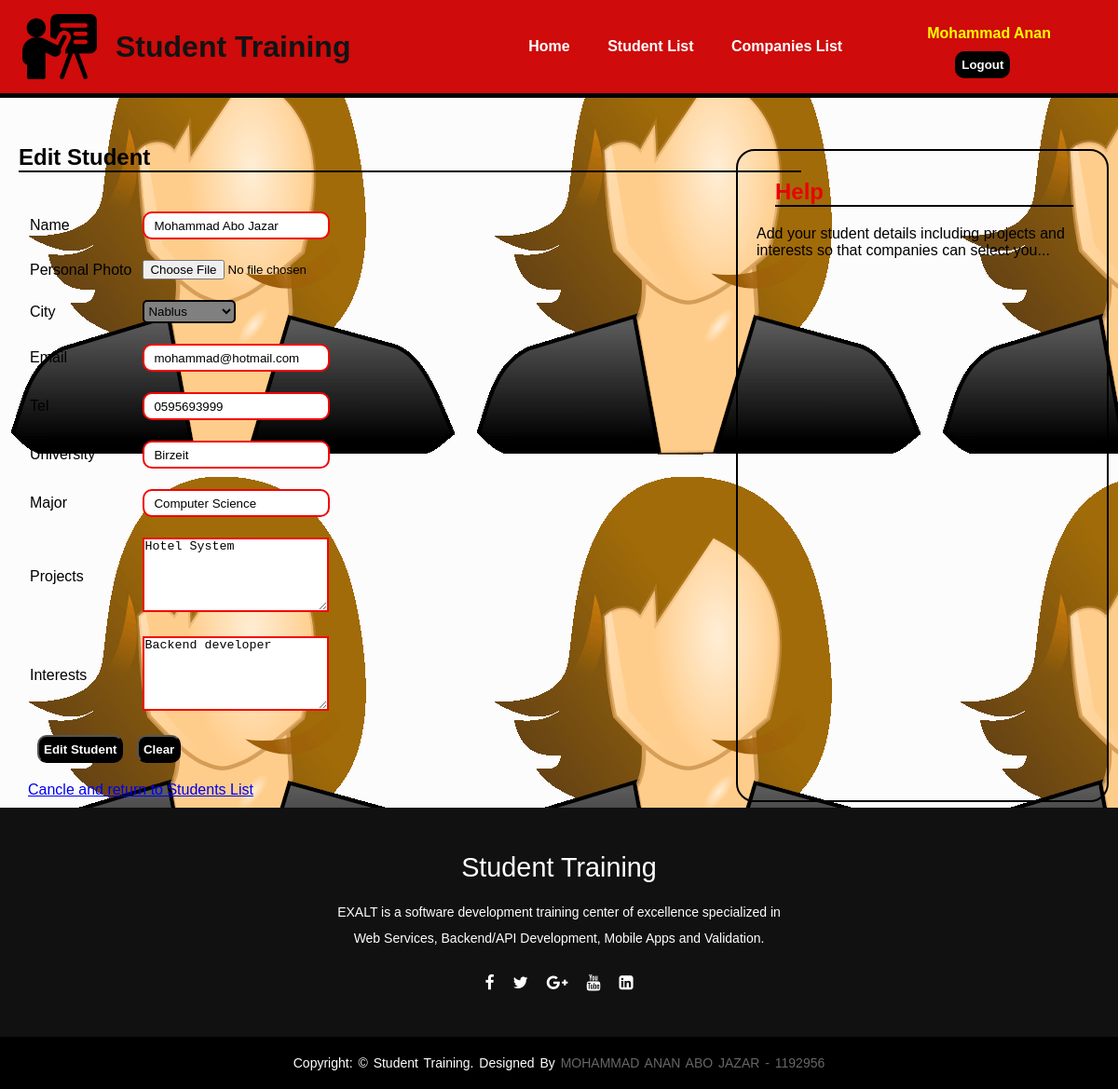
Page /add-student.php?is_edit=0&id=13 (signed in) on the committed database.
### tables this page shows
CREATE TABLE `student` (
  `id` int(50) NOT NULL,
  `name` varchar(50) NOT NULL,
  `cityid` int(50) NOT NULL,
  `email` varchar(50) NOT NULL,
  `tel` varchar(50) NOT NULL,
  `university` varchar(50) NOT NULL,
  `major` varchar(50) NOT NULL,
  `projects` varchar(100) NOT NULL,
  `interests` varchar(200) NOT NULL,
  `photopath` varchar(100) NOT NULL,
  `userid` int(11) NOT NULL
);

### model.php (called while the page is built, shortened)
<?php
    class Model{
        public function getCity($cityid){
            $object_db = new DatabaseConnection;
            $conn = $object_db->connect();
            $query = "SELECT id , name , country FROM city WHERE id=".$cityid;
            $statement = $conn->prepare($query);
            $statement->execute();
            $count = $statement->rowCount();
            $city = "";
            if ($count == 1){
                while($row=$statement->fetch(PDO::FETCH_NUM)){
                    $city = $row[2];
                }
                return $city;
            }
            else{
                $city = "No City";
                return $city;
            }
        }
        public function getCitys(){
            $object_db = new DatabaseConnection;
            $conn = $object_db->connect();
            $query = "SELECT * FROM city ";
            $statement = $conn->prepare($query);
            $statement->execute();
            return $statement ;
        }
        public function getStudentRecord($id){
            $object_db = new DatabaseConnection;
            $conn = $object_db->connect();
            $query = "SELECT id , name , cityid , email , tel , university , major
            , projects , interests , photopath , userid FROM student WHERE userid ='".$id."'";
            $statement = $conn->prepare($query);
            $statement->execute();
            $data = array();
            if ($count = 1){
                while($row=$statement->fetch(PDO::FETCH_NUM)){
                    $data[] = $row;
                }
            }
            return $data ;
        }
    }
?>

### add-student.php (the view, shortened to what this page needs)
<?php include "parts/_header.php" ?>
<?php include_once 'model.php'; ?>
<main>
    <?php if ($_GET['is_edit'] == 1 ){ ?>
    <h2>Add Student</h2>
    <form action="process.php" method="post"  enctype="multipart/form-data">
        <table class="edit-table">
            <tbody>
                <tr>
                    <td>Personal Photo</td>
                    <td><input type="file" id="photo" name="photo" alt="brwose for photo" accept="image/*" required/></td>
                </tr>
                <tr>
                    <td>Name</td>
                    <td><input class="text-field-major" type="text" name="name-student" alt="insert name" /></td>
                </tr>
                <tr>
                    <td>City</td>
                    <td>
                        <select name="city" required>
                            <option selected disabled>Select City</option>
                        <?php
                            $object_model = new Model;
                            $stm = $object_model->getCitys();
                            $count = $stm->rowCount();
                            if ($count > 0){
                                while($row=$stm->fetch(PDO::FETCH_NUM)){
                                    echo "<option>$row[2]</option>";
                                }
                        }?>
                        </select>
                    </td>
                </tr>
                <tr>
                    <td>Email</td>
                    <td><input class="text-field-major" type="email" name="email" alt="insert email" name="email-student" /></td>
                </tr>
                <tr>
                    <td>Tel</td>
                    <td><input class="text-field-major" type="tel" name="tel" alt="insert phone number" name="tel-student" /></td>
                </tr>
                <tr>
                    <td>University</td>
                    <td><input class="text-field-major" type="text" name="university-student" alt="insert university" /></td>
                </tr>
                <tr>
                    <td>Major</td>
                    <td><input class="text-field-major" type="text" name="major-student" alt="insert major" /></td>
                </tr>
                <tr>
                    <td>Projects</td>
                    <td><textarea name="projects-student" ></textarea></td>
                </tr>
                <tr>
                    <td>Interests</td>
                    <td><textarea name="interests-student" ></textarea></td>
                </tr>
            </tbody>
        </table>
        <div class="add-clear-div">
            <input type="submit"  name= "add-student" value="Add Student"/>
            <input type="reset" value="Clear"/>
        </div>
    </form>
    <?php } else if ($_GET['is_edit'] == 0){ ?>
    <h2>Edit Student</h2>
    <form action="process.php" method="post" enctype="multipart/form-data">
        <table class="edit-table">
            <?php
            $model_obj = new Model ;
            $data = $model_obj->getStudentRecord($_GET['id']);
            $city = $model_obj->getCity($data[0][2]);
            ?>
            <tbody>
            <tr>
                    <td>Name</td>
                    <td><input class="text-field-major" value="<?php echo $data[0][1]; ?>" type="text" name="name-student" alt="insert name" required/></td>
                </tr>
                <tr>
                    <td>Personal Photo</td>
                    <td><input type="file" id="studentPhoto" name="studentPhoto" alt="brwose for photo" accept="image/*" /></td>
                </tr>
                <tr>
                    <td>City</td>
                    <td>
                        <select name="city">
                        <?php
                            $obj = new Model ;
                            $stm = $obj->getCitys();
                            $counts = $stm->rowCount();
                            if ($counts > 0){
                                while($row=$stm->fetch(PDO::FETCH_NUM)){
                                    if ($city == $row[2]){
                                        echo "<option value='$row[2]' selected>$row[2]</option>";
                                    }else{
                                        echo "<option value='$row[2]'>$row[2]</option>";
                                    }
                                }}?>
                        </select>
                    </td>
                </tr>
                <tr>
                    <td>Email</td>
                    <td><input class="text-field-major" value="<?php echo $data[0][3]; ;?>"type="email" name="email" alt="insert email" name="email-student" required/></td>
                </tr>
                <tr>
                    <td>Tel</td>
                    <td><input class="text-field-major" value="<?php echo $data[0][4]; ?>" type="tel" name="tel" alt="insert phone number" name="tel-student" required/></td>
                </tr>
                <tr>
                    <td>University</td>
                    <td><input class="text-field-major" value="<?php echo $data[0][5]; ?>" type="text" name="university-student" alt="insert university" required/></td>
                </tr>
                <tr>
                    <td>Major</td>
                    <td><input class="text-field-major" value="<?php echo $data[0][6]; ?>" type="text" name="major-student" alt="insert major" required/></td>
                </tr>
                <tr>
                    <td>Projects</td>
                    <td><textarea name="projects-student" required><?php echo $data[0][7];  ?></textarea></td>
                </tr>
                <tr>
                    <td>Interests</td>
                    <td><textarea name="interests-student" required><?php echo $data[0][8]; ?></textarea></td>
                </tr>
            </tbody>
        </table>
        <div class="add-clear-div">
            <input type="submit" value="Edit Student" name="edit-student"/>
            <input type="reset" value="Clear"/>
        </div>
    </form>
    <?php }  ?>
    <div class="link-div">
        <a class="link" id="cancle-student-link" href="students.php">Cancle and return to Students List</a>
    </div>
    <aside class="add_student_aside">
        <h2>Help</h2>
        <p>
        Add your student details including projects and interests so that companies can select you...
        </p>
    </aside>
</main>
<?php include "parts/_footer.php" ?>

### css/layout.css (style rules this page uses)
* { margin: 0; padding: 0; box-sizing: border-box; }
body { background-color: #fcfcfc; font-family: sans-serif; background-image: url("images/my-photo.png"); }
main h2 { margin-top: 50px; margin-left: 20px; border-bottom: 2px black solid; width: 70%; }
aside { border: black 2px solid; width: 400px; position: absolute; top: 10em; right: 0; margin-right: 10px; border-radius: 20px; padding: 20px; }
aside h2 { color: rgb(232, 4, 4); }
.add_student_aside { padding: 20px; height: 60%; }
.add_student_aside h2 { width: 90%; margin-top: 10px; margin-bottom: 20px; }
.edit-table { border: 0px; margin-left: 20px; margin-top: 20px; margin-bottom: 10px; }
.edit-table tbody { border: 0px; padding: 0px; }
.edit-table tbody tr { border: 0px; padding: 20px; }
.edit-table tbody tr td { padding-left: 10px; padding-right: 0px; text-align: left; padding-top: 20px; }
.text-field-major { height: 30px; padding: 10px; border-radius: 10px; border: 2px rgb(242, 4, 4) solid; }
.edit-table textarea { height: 80px; width: 200px; border: 2px rgb(242, 4, 4) solid; }
select { width: 100px; height: 25px; background-color: gray; border: 2px black solid; transition-duration: 0.67s; border-radius: 5px; }
.add-clear-div { margin-left: 30px; margin-top: 20px; margin-bottom: 10px; }
.add-clear-div input { margin-left: 10px; height: 30px; padding: 5px; background-color: black; color: white; font-weight: 550; border-radius: 10px; transition-duration: 0.6s; }
.link { margin-left: 30px; margin-bottom: 20px; }
.link-div { margin-top: 20px; margin-bottom: 10px; }

### rows in the picture
student: name-student "Mohammad Abo Jazar", email "mohammad@hotmail.com", tel "0595693999", university-student "Birzeit", major-student "Computer Science", projects-student "Hotel System", interests-student "Backend developer"

### other values in the picture
$displayname "Mohammad Anan"
form field city "Nablus"
